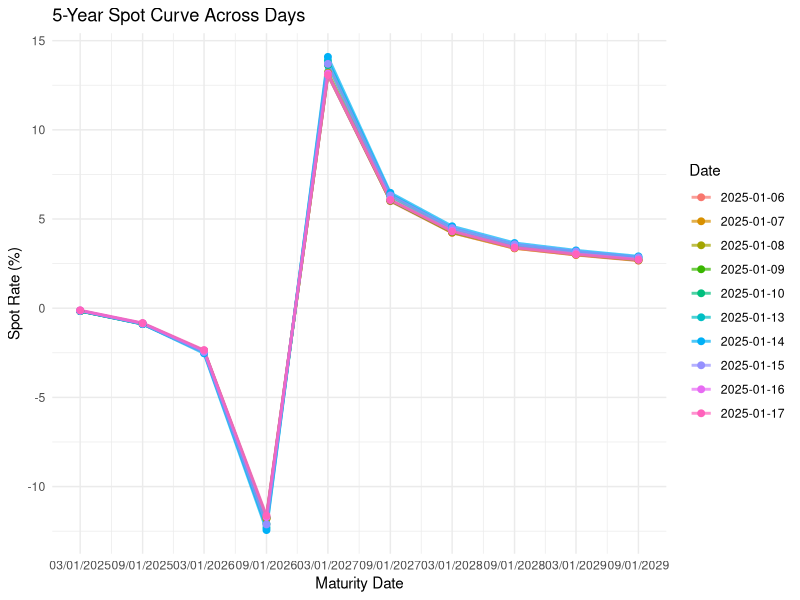
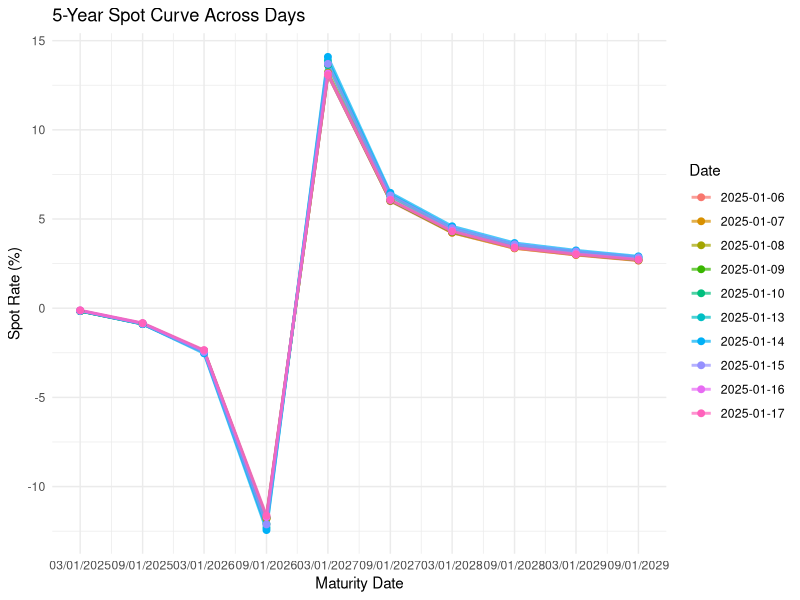

Write the R code that produced these figures, in order.

library(ggplot2)
library(dplyr)
library(readr)

bonds <- read.csv("filtered_data/filtered_bonds.csv")


bonds$Maturity.Date <- as.Date(bonds$Maturity.Date, format="%m/%d/%Y")
bonds$Issue.Date <- as.Date(bonds$Issue.Date, format="%m/%d/%Y")
bonds$Time_to_Maturity <- as.numeric(difftime(bonds$Maturity.Date, Sys.Date(), units="days")) / 365


bonds <- bonds %>% arrange(Time_to_Maturity)

bonds$Coupon <- as.numeric(sub("%", "", bonds$Coupon)) / 100  


closing_price_columns <- grep("^X2025", colnames(bonds), value = TRUE)

compute_spot_rates <- function(bond_data, closing_prices) {
  spot_curve_list <- list()
  
  for (date_col in closing_prices) {
    bond_data$Close_Price <- bond_data[[date_col]]
    spot_rates <- numeric(nrow(bond_data))
    
    for (i in 1:nrow(bond_data)) {
      bond <- bond_data[i, ]
      P <- bond$Close_Price 
      C <- bond$Coupon / 2 * 100 
      F <- 100 
      T <- bond$Time_to_Maturity
      
      if (i == 1) {
        spot_rates[i] <- -log(P / F) / T
      } else {
        cashflows <- sum(C / (1 + spot_rates[1:(i-1)] / 2)^(1:(i-1) * 2))
        spot_rates[i] <- ((F + C) / (P - cashflows))^(1 / (T * 2)) - 1
      }
    }
    
    spot_curve_list[[date_col]] <- data.frame(Maturity = bond_data$Maturity.Date, Spot_Rate = spot_rates * 100, Date = as.Date(sub("X", "", date_col), format="%Y.%m.%d"))
  }
  
  return(do.call(rbind, spot_curve_list))
}


spot_curve_all <- compute_spot_rates(bonds, closing_price_columns)


ggplot(spot_curve_all, aes(x = Maturity, y = Spot_Rate, color = as.factor(Date))) +
  geom_line(size = 1, alpha = 0.7) +
  geom_point(size = 2) +
  scale_x_date(breaks = unique(spot_curve_all$Maturity), date_labels = "%m/%d/%Y") + 
  labs(title = "5-Year Spot Curve Across Days", x = "Maturity Date", y = "Spot Rate (%)", color = "Date") +
  theme_minimal()

ggsave("spot_curve.png", width = 10, height = 6, dpi = 300)
